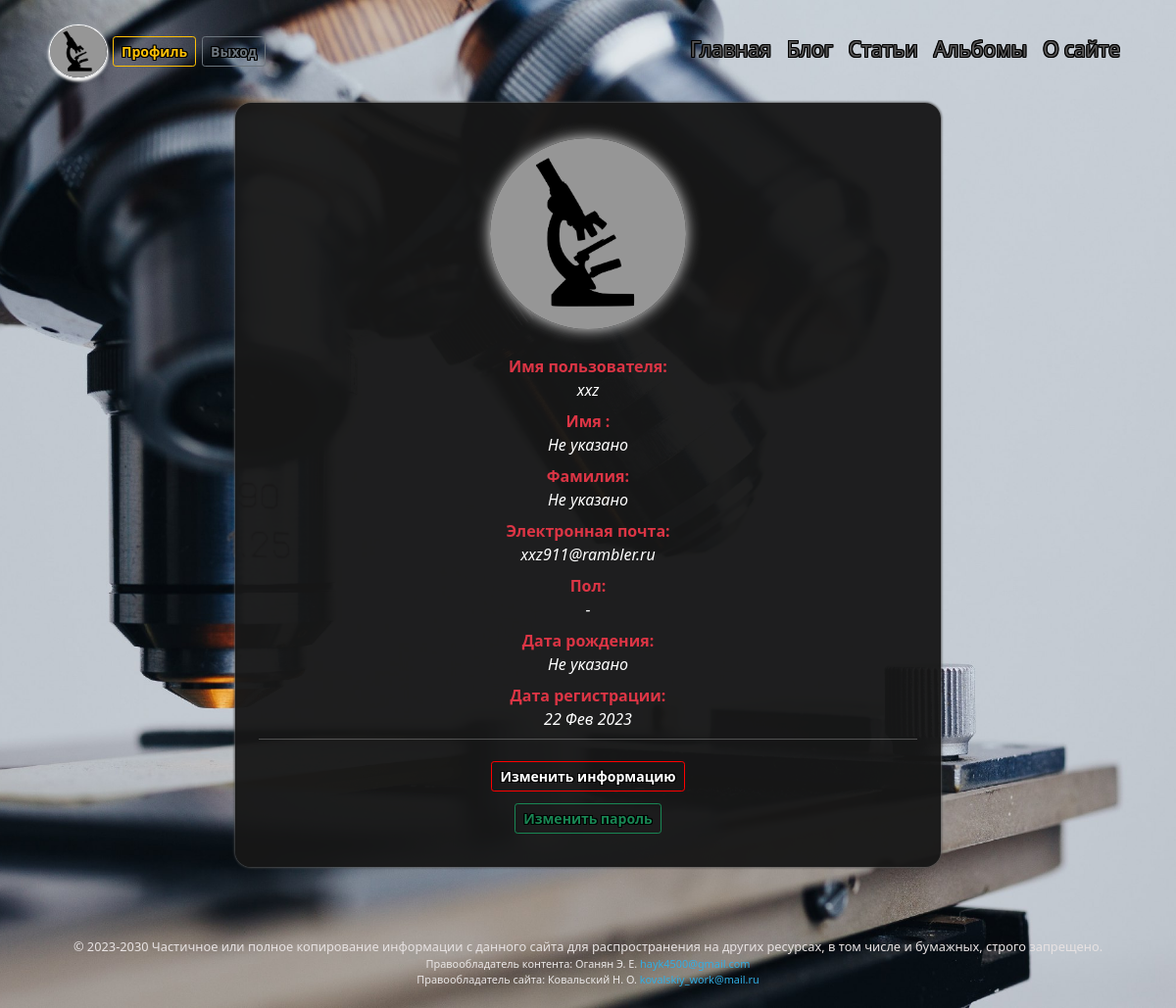
Page /users/profile/xxz/ (signed in) on the committed database.
### users/models.py (models this page shows, shortened)
class CustomUser(AbstractUser):
    class Meta:
        verbose_name = 'Профили'
        verbose_name_plural = 'Профили'
    GENDERS = (
        ('', 'Не указано'),
        ('М', 'Мужчина'),
        ('Ж', 'Женщина'),
    )
    slug = models.SlugField(max_length=40, unique=True, db_index=True, verbose_name='URL')
    avatar = models.ImageField(verbose_name='Аватар', default='users/avatar/default/default_avatar.jpeg',
                                upload_to=user_directory_path, blank=True, )
    gender = models.CharField(verbose_name='Пол', max_length=1, choices=GENDERS, default='-', blank=True)
    age = models.PositiveSmallIntegerField(verbose_name='Возраст',null=True,  blank=True)
    birthday = models.DateField(verbose_name='Дата рождения', blank=True, null=True)
    email = models.EmailField(unique=True)
    def get_absolute_url(self):
        return reverse('profile', kwargs={'user_slug': self.slug})

### users/views.py (the view)
# urls.py: path('profile/<slug:user_slug>/', profile, name='profile'),
def profile(request, user_slug):
    profil = CustomUser.objects.get(slug=user_slug)
    if request.user.is_authenticated != True:
        return redirect('login')
    if profil.slug != request.user.slug:
        raise Http404()
    return render(request, 'users/profile.html', {'profil': profil})

### blog/context_processors.py (called while the page is built)
def menu_context_processor(request):
    return {'menu': menu, 'home': home}

### users/templates/users/profile.html (shortened to what this page needs)
{% extends 'blog/include/base.html' %}
{% block content %}
<div class="profile">
  <div class="avatar-container">
    <img class="avatar"  src='{{user.avatar.url}}' alt="{user.username}}" width="200em" height="195em">
  </div>
  <dl class="row row-cols-1 row-cols-md-1 row-cols-lg-1">
    <dt class="col text-center text-danger">Имя пользователя:</dt>
    <dd class="col text-center fw-light fst-italic text-white">{{user.username}}</dd>
    <dt class="col text-center text-danger">Имя :</dt>
    <dd class="col text-center fw-light fst-italic text-white">{{user.first_name|default:"Не указано"}}</dd>
    <dt class="col text-center text-danger">Фамилия:</dt>
    <dd class="col text-center fw-light fst-italic text-white">{{user.last_name|default:"Не указано"}}</dd>
    <dt class="col text-center text-danger">Электронная почта:</dt>
    <dd class="col text-center fw-light fst-italic text-white">{{user.email}}</dd>
    <dt class="col text-center text-danger">Пол:</dt>
    <dd class="col text-center fw-light fst-italic text-white">{{user.get_gender_display}}</dd>
    <dt class="col text-center text-danger">Дата рождения:</dt>
    <dd class="col text-center fw-light fst-italic text-white">{{user.birthday|date:"d M Y" |default:"Не указано"}}</dd>
    <dt class="col text-center text-danger">Дата регистрации:</dt>
    <dd class="col text-center fw-light fst-italic text-white">{{user.date_joined|date:"d M Y"}}</dd>
    <hr class="text-white" style="margin-top:0%">
    <a class="text-center" href="{% url 'profile_change' %}"><button type="submit" value="Update" class="btn btn-outline-danger btn-sm btn-log">Изменить информацию</button></a>
    <a class="form-log" href="{% url 'password_change' %}"><button type="button" class="btn btn-outline-success btn-sm">Изменить пароль</button></a>
  </dl>
</div>
{% endblock %}

### blog/templates/blog/include/base.html (shortened to what this page needs)
{% load static %}
<!DOCTYPE html>
<html lang="ru">
<head>
    <link href="https://cdn.jsdelivr.net/npm/bootstrap@5.0.1/dist/css/bootstrap.min.css" rel="stylesheet">
    <link rel="stylesheet" href="https://cdnjs.cloudflare.com/ajax/libs/jquery-datetimepicker/2.5.20/jquery.datetimepicker.min.css" />
    <link rel="stylesheet" href="https://cdnjs.cloudflare.com/ajax/libs/baguettebox.js/1.11.1/baguetteBox.min.css">
    <link rel="stylesheet" href='{% static "blog/css/styles.css" %}'>
<body style="background-image: url('{% static 'blog/images/back.jpeg' %}'); ">
{% block navbar %}
    <nav class="navbar navbar-expand-md navbar-dark">
        <div class="container-fluid ">
            <a class="logo-container">
             {% if request.user.is_authenticated %}
             <img class="logo"  src='{{ user.avatar.url }}' alt="Avatar" width="60em" height="55em" >
             <a href="{{ user.get_absolute_url }}"><button type="button" class="btn btn-outline-warning btn-sm btn-profile">Профиль</button></a>
             <a href="{% url 'logout' %}"><button type="button" class="btn btn-outline-secondary btn-sm">Выход</button></a>
             {% endif %}
		    <div class="collapse navbar-collapse justify-content-end" id="navbarSupportedContent">
                <ul class="navbar-nav ms-auto">
                    <li class="nav-item">
                        <a class="nav-link"  href="{% url home.url_name %}"  {% if home.url_name in request.resolver_match.view_name %} style='color: red;' {% endif %}>{{home.title}}</a>
                    </li>
{% for m in menu %}
                    <li class="nav-item">
                        <a class="nav-link"  href="{% url m.url_name %}"  {% if m.url_name in request.path %} style='color: red;' {% endif %}>{{m.title}}</a>
                    </li>
{% endfor %}
		        </ul>
            </div>
        </div>
	</nav>
{% endblock navbar %}
      {% block content %}
      {% endblock %}
    <footer class=" text-center text-white text-lg-start">
        <div class="text-footer">
          © 2023-2030 Частичное или полное копирование информации с данного сайта для распространения на других ресурсах, в том числе и бумажных, строго запрещено.
        </div>
        <div class="footer">
            <div class="cont-right">Правообладатель контента: Оганян Э. Е.
                <a class="text-mail">hayk4500@gmail.com </a>
            </div>
            <div class="site-right">Правообладатель сайта: Ковальский Н. О.
                <a class="text-mail">kovalskiy_work@mail.ru</a>
            </div>
        </div>
    </footer>
</body>
</html>

### blog/static/blog/css/styles.css (style rules this page uses)
html { position: relative; min-height: 90%; }
body { background-repeat: no-repeat; background-position: center center; background-attachment: fixed; -webkit-background-size: cover; -moz-background-size: cover; -o-background-size: cover; background-size: cover; margin-bottom: 6%; background-color:rgba(23, 23, 23, 0.961); }
.navbar-dark { padding: 1px; margin-left: 3%; margin-right: 3%; margin-top: 2%; }
.logo { border-radius: 50%; margin-left: 1%; margin-right: 6px; border: 1px solid rgb(255, 255, 255); padding: 0.1px; box-shadow: 0 1px 3px rgb(255, 255, 255), 0 3px 3px rgb(237, 237, 237) }
.btn { margin: 6px; font-weight: 648; text-shadow: 1px 0 rgb(0, 0, 0), -1px 0 rgb(0, 0, 0), 0 1px rgb(0, 0, 0), 0 -1px rgb(0, 0, 0), 1px 1px rgb(0, 0, 0), -1px -1px rgb(0, 0, 0), 1px -1px rgb(0, 0, 0), -1px 1px rgb(0, 0, 0); }
.btn-outline-danger { background-color: rgba(101, 0, 0, 0); border: 1.5px solid rgb(255, 0, 0); color: rgb(255, 255, 255); }
.navbar-dark .navbar-nav .nav-link, .navbar-dark .nav-link { color: rgb(88, 87, 87); font-size: 21px; text-align: center; padding-top: 0px; padding-bottom: 4px; font-weight: 358; text-shadow: 1px 0 rgb(0, 0, 0), -1px 0 rgb(0, 0, 0), 0 1px rgb(0, 0, 0), 0 -1px rgb(0, 0, 0), 1px 1px rgb(0, 0, 0), -1px -1px rgb(0, 0, 0), 1px -1px rgb(0, 0, 0), -1px 1px rgb(0, 0, 0); }
footer { margin-top: 30px; position: absolute; bottom: 0; height: 0%; width: 100%; padding-left: 4%; padding-right: 4%; }
.text-footer { font-size: 80%; text-align: center; color: rgb(231, 226, 226); }
.cont-right, .site-right { font-size: 68%; text-align: center; color: rgb(234, 231, 231); padding-left: 0cm; padding-right: 0cm; }
.text-mail, .text-mail:hover { color: rgb(49, 174, 228); text-decoration: none; padding-bottom: 2%; }
.form-log { text-align: center; }
div.profile { margin-left: 20%; margin-right: 20%; margin-top: 2%; margin-bottom: 0.1%; padding: 3%; padding-bottom: 1%; border-radius: 1em; background-color:rgba(23, 23, 23, 0.961); box-shadow: 0 0px 3px rgb(141, 141, 141), 0 0px 3px rgb(0, 0, 0); }
.avatar { margin-bottom: 4%; margin-left: auto; margin-right: auto; border-radius: 50%; box-shadow: 0 0 15px rgba(255, 255, 255, 0.92); }
.avatar-container { text-align: center; }
.btn-profile { margin: 0px; }

### rows in the picture
CustomUser: avatar (placeholder picture), username "xxz", first_name "Не указано", last_name "Не указано", email "xxz911@rambler.ru", gender "-", birthday "Не указано", date_joined "22 Фев 2023"

### other values in the picture
{{ home.title }} "Главная"
{{ m.title }} "Блог" "Статьи" "Альбомы" "О сайте"
